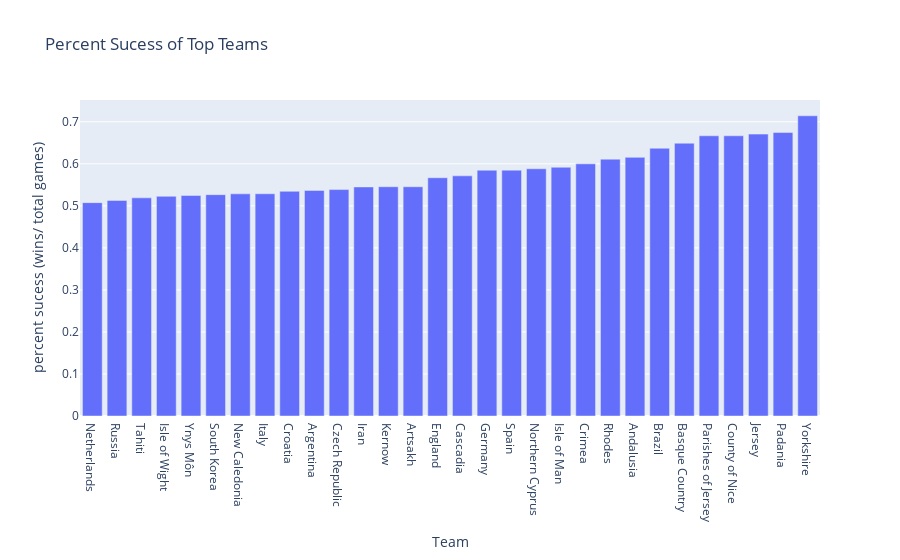

The cell this chart's notebook holds for it:
### Markdown cell above
### Plotly

### Code cell
success_plot_df = success_df.sort_values('percent_wins', ascending = False).head(30)
success_plot_df = success_plot_df.sort_values('percent_wins')
y = success_plot_df.percent_wins
x=success_plot_df.team

# create the data
data = [go.Bar(
    x=x,
    y=y
)]

# create the layout
layout = go.Layout(
    title='Percent Sucess of Top Teams',
    xaxis = dict(title = 'Team'), # x-axis label
    yaxis = dict(title = 'percent sucess (wins/ total games)'),
)

# create the figure
fig = go.Figure(data=data, layout=layout)
fig.show()

### Figure 1 — Plotly figure (JSON) as saved in the notebook; plotly's stock layout.template omitted (floating-point values rounded to 4 significant figures)
{"data": [{"type": "bar", "x": ["Netherlands", "Russia", "Tahiti", "Isle of Wight", "Ynys Môn", "South Korea", "New Caledonia", "Italy", "Croatia", "Argentina", "Czech Republic", "Iran", "Kernow", "Artsakh", "England", "Cascadia", "Germany", "Spain", "Northern Cyprus", "Isle of Man", "Crimea", "Rhodes", "Andalusia", "Brazil", "Basque Country", "Parishes of Jersey", "County of Nice", "Jersey", "Padania", "Yorkshire"], "y": [0.5077, 0.513, 0.519, 0.5227, 0.5246, 0.5267, 0.5286, 0.5288, 0.5346, 0.5367, 0.5387, 0.5451, 0.5455, 0.5455, 0.5669, 0.5714, 0.5848, 0.585, 0.5882, 0.5918, 0.6, 0.6111, 0.6154, 0.6371, 0.6491, 0.6667, 0.6667, 0.6707, 0.6744, 0.7143]}], "layout": {"autosize": true, "title": {"text": "Percent Sucess of Top Teams"}, "xaxis": {"autorange": true, "range": [-0.5, 29.5], "title": {"text": "Team"}, "type": "category"}, "yaxis": {"autorange": true, "range": [0, 0.7519], "title": {"text": "percent sucess (wins/ total games)"}, "type": "linear"}}}
